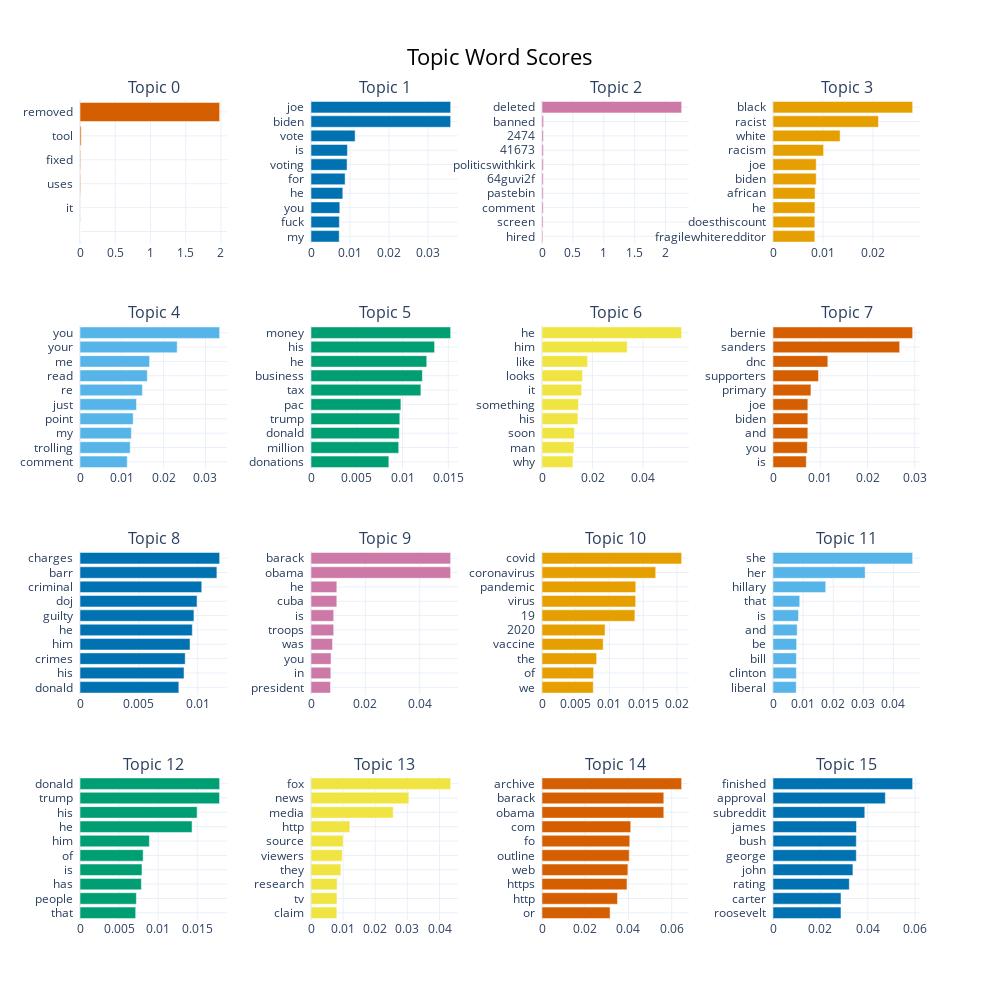

Write notebook code for a chart like this one.
### Code cell
from bertopic import BERTopic
from sklearn.feature_extraction.text import CountVectorizer

# Assume sampled_df['clean_body'] contains the cleaned text data
docs = sampled_df['clean_body'].tolist()

# Initialize BERTopic without specifying a custom vectorizer
topic_model = BERTopic()

# Fit the model on the documents
topics, probabilities = topic_model.fit_transform(docs)

# Visualize the top topics
topic_model.visualize_barchart(top_n_topics=16, n_words=10)

### Figure 1 — Plotly figure (JSON) as saved in the notebook; plotly's stock layout.template omitted (floating-point values rounded to 4 significant figures)
{"data": [{"marker": {"color": "#D55E00"}, "orientation": "h", "type": "bar", "x": [1e-05, 1e-05, 1e-05, 1e-05, 1e-05, 0.000757, 0.00794, 0.008297, 0.01659, 1.982], "xaxis": "x", "y": ["  ", "  ", "  ", "  ", "  ", "it  ", "uses  ", "fixed  ", "tool  ", "removed  "], "yaxis": "y"}, {"marker": {"color": "#0072B2"}, "orientation": "h", "type": "bar", "x": [0.007235, 0.00727, 0.007386, 0.008153, 0.008748, 0.009252, 0.009342, 0.01131, 0.0358, 0.0358], "xaxis": "x2", "y": ["my  ", "fuck  ", "you  ", "he  ", "for  ", "voting  ", "is  ", "vote  ", "biden  ", "joe  "], "yaxis": "y2"}, {"marker": {"color": "#CC79A7"}, "orientation": "h", "type": "bar", "x": [0.01441, 0.01757, 0.01977, 0.02046, 0.02046, 0.02229, 0.02229, 0.02229, 0.02575, 2.262], "xaxis": "x3", "y": ["hired  ", "screen  ", "comment  ", "pastebin  ", "64guvi2f  ", "politicswithkirk  ", "41673  ", "2474  ", "banned  ", "deleted  "], "yaxis": "y3"}, {"marker": {"color": "#E69F00"}, "orientation": "h", "type": "bar", "x": [0.008374, 0.008374, 0.008399, 0.008424, 0.008655, 0.008655, 0.01013, 0.01345, 0.02112, 0.02797], "xaxis": "x4", "y": ["fragilewhiteredditor  ", "doesthiscount  ", "he  ", "african  ", "biden  ", "joe  ", "racism  ", "white  ", "racist  ", "black  "], "yaxis": "y4"}, {"marker": {"color": "#56B4E9"}, "orientation": "h", "type": "bar", "x": [0.0113, 0.01201, 0.01229, 0.01272, 0.0135, 0.01492, 0.0161, 0.01664, 0.02324, 0.0334], "xaxis": "x5", "y": ["comment  ", "trolling  ", "my  ", "point  ", "just  ", "re  ", "read  ", "me  ", "your  ", "you  "], "yaxis": "y5"}, {"marker": {"color": "#009E73"}, "orientation": "h", "type": "bar", "x": [0.008505, 0.009585, 0.009646, 0.009705, 0.009823, 0.01201, 0.01217, 0.01265, 0.01351, 0.01526], "xaxis": "x6", "y": ["donations  ", "million  ", "donald  ", "trump  ", "pac  ", "tax  ", "business  ", "he  ", "his  ", "money  "], "yaxis": "y6"}, {"marker": {"color": "#F0E442"}, "orientation": "h", "type": "bar", "x": [0.01223, 0.01267, 0.01281, 0.01421, 0.01442, 0.01569, 0.01601, 0.01806, 0.0337, 0.05525], "xaxis": "x7", "y": ["why  ", "man  ", "soon  ", "his  ", "something  ", "it  ", "looks  ", "like  ", "him  ", "he  "], "yaxis": "y7"}, {"marker": {"color": "#D55E00"}, "orientation": "h", "type": "bar", "x": [0.007046, 0.007263, 0.007373, 0.007375, 0.007375, 0.008029, 0.009631, 0.0116, 0.02681, 0.02955], "xaxis": "x8", "y": ["is  ", "you  ", "and  ", "biden  ", "joe  ", "primary  ", "supporters  ", "dnc  ", "sanders  ", "bernie  "], "yaxis": "y8"}, {"marker": {"color": "#0072B2"}, "orientation": "h", "type": "bar", "x": [0.008396, 0.008835, 0.008937, 0.009347, 0.009543, 0.009679, 0.00994, 0.01034, 0.01163, 0.01186], "xaxis": "x9", "y": ["donald  ", "his  ", "crimes  ", "him  ", "he  ", "guilty  ", "doj  ", "criminal  ", "barr  ", "charges  "], "yaxis": "y9"}, {"marker": {"color": "#CC79A7"}, "orientation": "h", "type": "bar", "x": [0.007172, 0.007299, 0.007374, 0.007927, 0.008354, 0.008359, 0.009496, 0.009502, 0.05139, 0.05139], "xaxis": "x10", "y": ["president  ", "in  ", "you  ", "was  ", "troops  ", "is  ", "cuba  ", "he  ", "obama  ", "barack  "], "yaxis": "y10"}, {"marker": {"color": "#E69F00"}, "orientation": "h", "type": "bar", "x": [0.007603, 0.007645, 0.008096, 0.009063, 0.009346, 0.01377, 0.01388, 0.0139, 0.01686, 0.0207], "xaxis": "x11", "y": ["we  ", "of  ", "the  ", "vaccine  ", "2020  ", "19  ", "virus  ", "pandemic  ", "coronavirus  ", "covid  "], "yaxis": "y11"}, {"marker": {"color": "#56B4E9"}, "orientation": "h", "type": "bar", "x": [0.007701, 0.007771, 0.007771, 0.00785, 0.008039, 0.008475, 0.008886, 0.01752, 0.0306, 0.04638], "xaxis": "x12", "y": ["liberal  ", "clinton  ", "bill  ", "be  ", "and  ", "is  ", "that  ", "hillary  ", "her  ", "she  "], "yaxis": "y12"}, {"marker": {"color": "#009E73"}, "orientation": "h", "type": "bar", "x": [0.007127, 0.007214, 0.007852, 0.007932, 0.00808, 0.008879, 0.01434, 0.01499, 0.01786, 0.01787], "xaxis": "x13", "y": ["that  ", "people  ", "has  ", "is  ", "of  ", "him  ", "he  ", "his  ", "trump  ", "donald  "], "yaxis": "y13"}, {"marker": {"color": "#F0E442"}, "orientation": "h", "type": "bar", "x": [0.008041, 0.008072, 0.008135, 0.009304, 0.009721, 0.01004, 0.01209, 0.02558, 0.03046, 0.04347], "xaxis": "x14", "y": ["claim  ", "tv  ", "research  ", "they  ", "viewers  ", "source  ", "http  ", "media  ", "news  ", "fox  "], "yaxis": "y14"}, {"marker": {"color": "#D55E00"}, "orientation": "h", "type": "bar", "x": [0.03149, 0.03493, 0.03932, 0.03972, 0.04035, 0.0406, 0.04104, 0.05633, 0.05633, 0.06459], "xaxis": "x15", "y": ["or  ", "http  ", "https  ", "web  ", "outline  ", "fo  ", "com  ", "obama  ", "barack  ", "archive  "], "yaxis": "y15"}, {"marker": {"color": "#0072B2"}, "orientation": "h", "type": "bar", "x": [0.02869, 0.0287, 0.03222, 0.03373, 0.03516, 0.03516, 0.03524, 0.03874, 0.04742, 0.05894], "xaxis": "x16", "y": ["roosevelt  ", "carter  ", "rating  ", "john  ", "george  ", "bush  ", "james  ", "subreddit  ", "approval  ", "finished  "], "yaxis": "y16"}], "layout": {"annotations": [{"font": {"size": 16}, "showarrow": false, "text": "Topic 0", "x": 0.0875, "xanchor": "center", "xref": "paper", "y": 1, "yanchor": "bottom", "yref": "paper"}, {"font": {"size": 16}, "showarrow": false, "text": "Topic 1", "x": 0.3625, "xanchor": "center", "xref": "paper", "y": 1, "yanchor": "bottom", "yref": "paper"}, {"font": {"size": 16}, "showarrow": false, "text": "Topic 2", "x": 0.6375, "xanchor": "center", "xref": "paper", "y": 1, "yanchor": "bottom", "yref": "paper"}, {"font": {"size": 16}, "showarrow": false, "text": "Topic 3", "x": 0.9125, "xanchor": "center", "xref": "paper", "y": 1, "yanchor": "bottom", "yref": "paper"}, {"font": {"size": 16}, "showarrow": false, "text": "Topic 4", "x": 0.0875, "xanchor": "center", "xref": "paper", "y": 0.725, "yanchor": "bottom", "yref": "paper"}, {"font": {"size": 16}, "showarrow": false, "text": "Topic 5", "x": 0.3625, "xanchor": "center", "xref": "paper", "y": 0.725, "yanchor": "bottom", "yref": "paper"}, {"font": {"size": 16}, "showarrow": false, "text": "Topic 6", "x": 0.6375, "xanchor": "center", "xref": "paper", "y": 0.725, "yanchor": "bottom", "yref": "paper"}, {"font": {"size": 16}, "showarrow": false, "text": "Topic 7", "x": 0.9125, "xanchor": "center", "xref": "paper", "y": 0.725, "yanchor": "bottom", "yref": "paper"}, {"font": {"size": 16}, "showarrow": false, "text": "Topic 8", "x": 0.0875, "xanchor": "center", "xref": "paper", "y": 0.45, "yanchor": "bottom", "yref": "paper"}, {"font": {"size": 16}, "showarrow": false, "text": "Topic 9", "x": 0.3625, "xanchor": "center", "xref": "paper", "y": 0.45, "yanchor": "bottom", "yref": "paper"}, {"font": {"size": 16}, "showarrow": false, "text": "Topic 10", "x": 0.6375, "xanchor": "center", "xref": "paper", "y": 0.45, "yanchor": "bottom", "yref": "paper"}, {"font": {"size": 16}, "showarrow": false, "text": "Topic 11", "x": 0.9125, "xanchor": "center", "xref": "paper", "y": 0.45, "yanchor": "bottom", "yref": "paper"}, {"font": {"size": 16}, "showarrow": false, "text": "Topic 12", "x": 0.0875, "xanchor": "center", "xref": "paper", "y": 0.175, "yanchor": "bottom", "yref": "paper"}, {"font": {"size": 16}, "showarrow": false, "text": "Topic 13", "x": 0.3625, "xanchor": "center", "xref": "paper", "y": 0.175, "yanchor": "bottom", "yref": "paper"}, {"font": {"size": 16}, "showarrow": false, "text": "Topic 14", "x": 0.6375, "xanchor": "center", "xref": "paper", "y": 0.175, "yanchor": "bottom", "yref": "paper"}, {"font": {"size": 16}, "showarrow": false, "text": "Topic 15", "x": 0.9125, "xanchor": "center", "xref": "paper", "y": 0.175, "yanchor": "bottom", "yref": "paper"}], "height": 1000, "hoverlabel": {"bgcolor": "white", "font": {"family": "Rockwell", "size": 16}}, "showlegend": false, "title": {"font": {"color": "Black", "size": 22}, "text": "Topic Word Scores", "x": 0.5, "xanchor": "center", "yanchor": "top"}, "width": 1000, "xaxis": {"anchor": "y", "domain": [0, 0.175], "showgrid": true}, "xaxis10": {"anchor": "y10", "domain": [0.275, 0.45], "showgrid": true}, "xaxis11": {"anchor": "y11", "domain": [0.55, 0.725], "showgrid": true}, "xaxis12": {"anchor": "y12", "domain": [0.825, 1], "showgrid": true}, "xaxis13": {"anchor": "y13", "domain": [0, 0.175], "showgrid": true}, "xaxis14": {"anchor": "y14", "domain": [0.275, 0.45], "showgrid": true}, "xaxis15": {"anchor": "y15", "domain": [0.55, 0.725], "showgrid": true}, "xaxis16": {"anchor": "y16", "domain": [0.825, 1], "showgrid": true}, "xaxis2": {"anchor": "y2", "domain": [0.275, 0.45], "showgrid": true}, "xaxis3": {"anchor": "y3", "domain": [0.55, 0.725], "showgrid": true}, "xaxis4": {"anchor": "y4", "domain": [0.825, 1], "showgrid": true}, "xaxis5": {"anchor": "y5", "domain": [0, 0.175], "showgrid": true}, "xaxis6": {"anchor": "y6", "domain": [0.275, 0.45], "showgrid": true}, "xaxis7": {"anchor": "y7", "domain": [0.55, 0.725], "showgrid": true}, "xaxis8": {"anchor": "y8", "domain": [0.825, 1], "showgrid": true}, "xaxis9": {"anchor": "y9", "domain": [0, 0.175], "showgrid": true}, "yaxis": {"anchor": "x", "domain": [0.825, 1], "showgrid": true}, "yaxis10": {"anchor": "x10", "domain": [0.275, 0.45], "showgrid": true}, "yaxis11": {"anchor": "x11", "domain": [0.275, 0.45], "showgrid": true}, "yaxis12": {"anchor": "x12", "domain": [0.275, 0.45], "showgrid": true}, "yaxis13": {"anchor": "x13", "domain": [0, 0.175], "showgrid": true}, "yaxis14": {"anchor": "x14", "domain": [0, 0.175], "showgrid": true}, "yaxis15": {"anchor": "x15", "domain": [0, 0.175], "showgrid": true}, "yaxis16": {"anchor": "x16", "domain": [0, 0.175], "showgrid": true}, "yaxis2": {"anchor": "x2", "domain": [0.825, 1], "showgrid": true}, "yaxis3": {"anchor": "x3", "domain": [0.825, 1], "showgrid": true}, "yaxis4": {"anchor": "x4", "domain": [0.825, 1], "showgrid": true}, "yaxis5": {"anchor": "x5", "domain": [0.55, 0.725], "showgrid": true}, "yaxis6": {"anchor": "x6", "domain": [0.55, 0.725], "showgrid": true}, "yaxis7": {"anchor": "x7", "domain": [0.55, 0.725], "showgrid": true}, "yaxis8": {"anchor": "x8", "domain": [0.55, 0.725], "showgrid": true}, "yaxis9": {"anchor": "x9", "domain": [0.275, 0.45], "showgrid": true}}}
